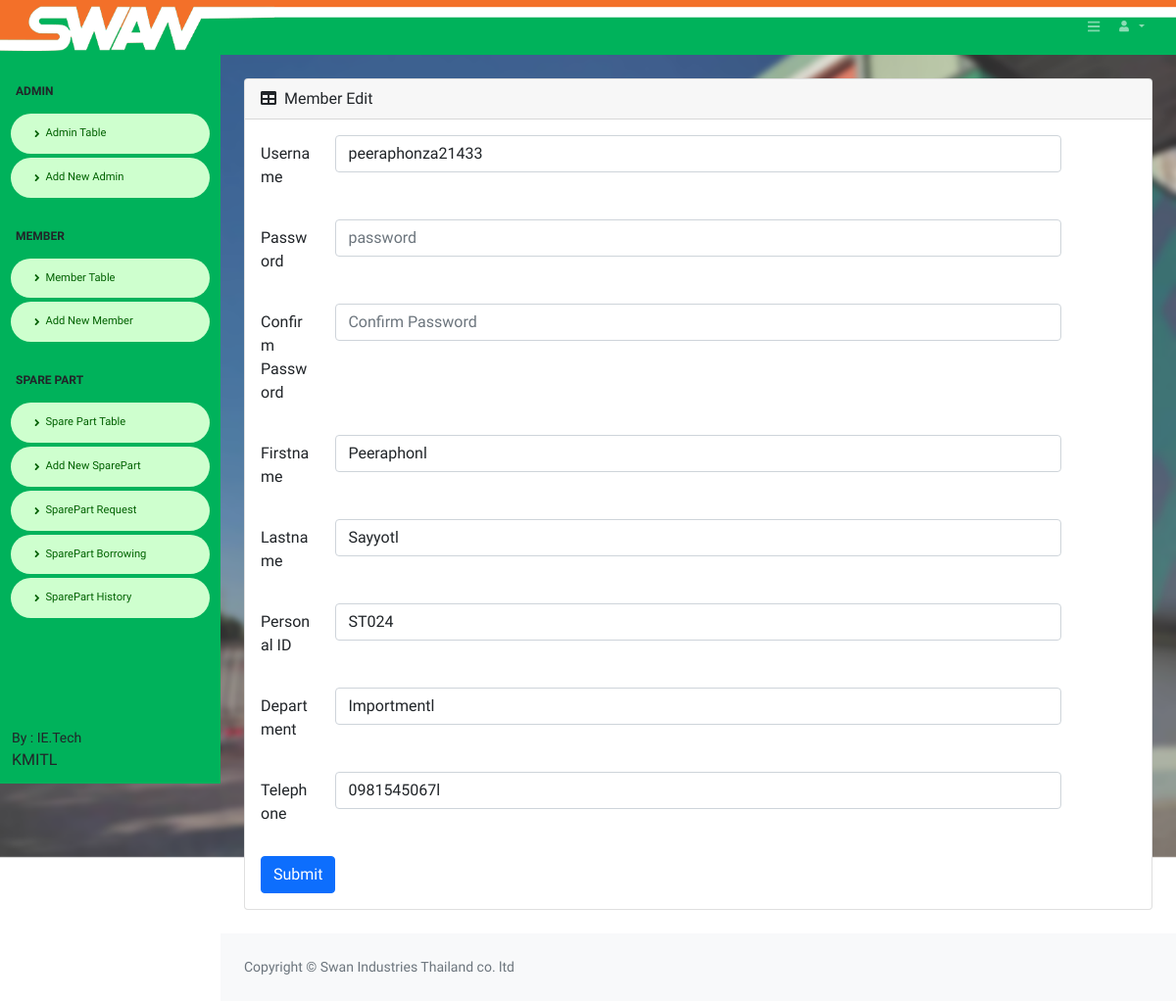
The app's page /admin_form_edit_member.php?act=edit&ID=1 (signed in) with its own data.
### tables this page shows
CREATE TABLE `tbl_member` (
  `member_id` int(11) NOT NULL,
  `m_user` varchar(20) NOT NULL,
  `m_pass` varchar(20) NOT NULL,
  `m_nameF` varchar(100) NOT NULL,
  `m_nameL` varchar(100) NOT NULL,
  `m_userID` varchar(100) NOT NULL,
  `m_department` varchar(100) NOT NULL,
  `m_tel` varchar(100) NOT NULL,
  `datesave` timestamp NOT NULL DEFAULT current_timestamp()
);

### admin_form_edit_member.php (the view, shortened to what this page needs)
<!DOCTYPE html>
<html lang="en">
    <?php include('h_admin.php'); ?>
    <body class="sb-nav-fixed">
    <?php include('condb.php');
    $member_id = $_REQUEST["ID"];
    $sql = "SELECT * FROM tbl_member WHERE member_id='$member_id' ";
    $result = mysqli_query($con, $sql) or die ("Error in query: $sql " . mysqli_error());
    $row = mysqli_fetch_array($result);
    extract($row);
  ?>
  <?php include('nav_admin.php');?>
    <div id="layoutSidenav_content">
                <main>
                    <br>
                    <div class="container-fluid px-4">
                        <div class="card mb-4">
                            <div class="card-header">
                                <i class="fas fa-table me-1"></i>
                                Member Edit
                            </div>
                            <div class="card-body">
<form  name="member" action="admin_form_edit_member_db.php" method="POST" id="member" class="form-horizontal">
<div class="form-group row">
    <label for="colFormLabelSm" class="col-sm-1 col-form-label ">Username</label>
    <div class="col-sm-10">
    <input name="m_user" type="text" required class="form-control " id="m_user" value="<?=$m_user;?>"  placeholder="username" pattern="^[a-zA-Z0-9]+$" title="ภาษาอังกฤษหรือตัวเลขเท่านั้น" minlength="2">
    </div>
  </div>
<br>
  <div class="form-group row">
    <label for="colFormLabelSm" class="col-sm-1 col-form-label ">Password</label>
    <div class="col-sm-10">
    <input name="m_pass" type="password" required class="form-control" id="m_pass"  value=""  placeholder="password" pattern="^[a-zA-Z0-9]+$" minlength="2">
    </div>
  </div>
  <br>
  <div class="form-group row">
    <label for="colFormLabelSm" class="col-sm-1 col-form-label ">Confirm Password</label>
    <div class="col-sm-10">
    <input name="pass_commit" type="password" required class="form-control" id="pass_commit"  value=""  placeholder="Confirm Password" pattern="^[a-zA-Z0-9]+$" minlength="2">
    </div>
  </div>
  <br>
  <div class="form-group row">
    <label for="colFormLabelSm" class="col-sm-1 col-form-label ">Firstname</label>
    <div class="col-sm-10">
    <input name="m_nameF" type="text" required class="form-control" id="m_nameF"  value="<?=$m_nameF;?>"  placeholder="Firstname">
    </div>
  </div>
  <br>
  <div class="form-group row">
    <label for="colFormLabelSm" class="col-sm-1 col-form-label ">Lastname</label>
    <div class="col-sm-10">
    <input name="m_nameL" type="text" required class="form-control" id="m_nameL"  value="<?=$m_nameL;?>"  placeholder="Lastname">
    </div>
  </div>
  <br>
  <div class="form-group row">
    <label for="colFormLabelSm" class="col-sm-1 col-form-label ">Personal ID</label>
    <div class="col-sm-10">
    <input name="m_userID" type="text" required class="form-control" id="m_userID"  value="<?=$m_userID;?>"  placeholder="Personal ID">
    </div>
  </div>
  <br>
  <div class="form-group row">
    <label for="colFormLabelSm" class="col-sm-1 col-form-label ">Department</label>
    <div class="col-sm-10">
    <input name="m_department" type="text" required class="form-control" id="m_department"  value="<?=$m_department;?>"  placeholder="Department">
    </div>
  </div>
  <br>
  <div class="form-group row">
    <label for="colFormLabelSm" class="col-sm-1 col-form-label ">Telephone</label>
    <div class="col-sm-10">
    <input name="m_tel" type="text" required class="form-control" id="m_tel"  value="<?=$m_tel;?>"  placeholder="Tel">
    </div>
  </div>
 <br>
  <button type="submit" class="btn btn-primary">Submit</button>
</form>
                            </div>
                        </div>
                    </div>
                </main>
              <?php include('footer.php');?>
            </div>
        </div>
    </body>
</html>

### css/color.css (style rules this page uses)
body { font-family: 'Varela Round', sans-serif; }

### records on screen
tbl_member: m_user "peeraphonza21433", m_nameF "Peeraphonl", m_nameL "Sayyotl", m_userID "ST024", m_department "Importmentl", m_tel "0981545067l"
